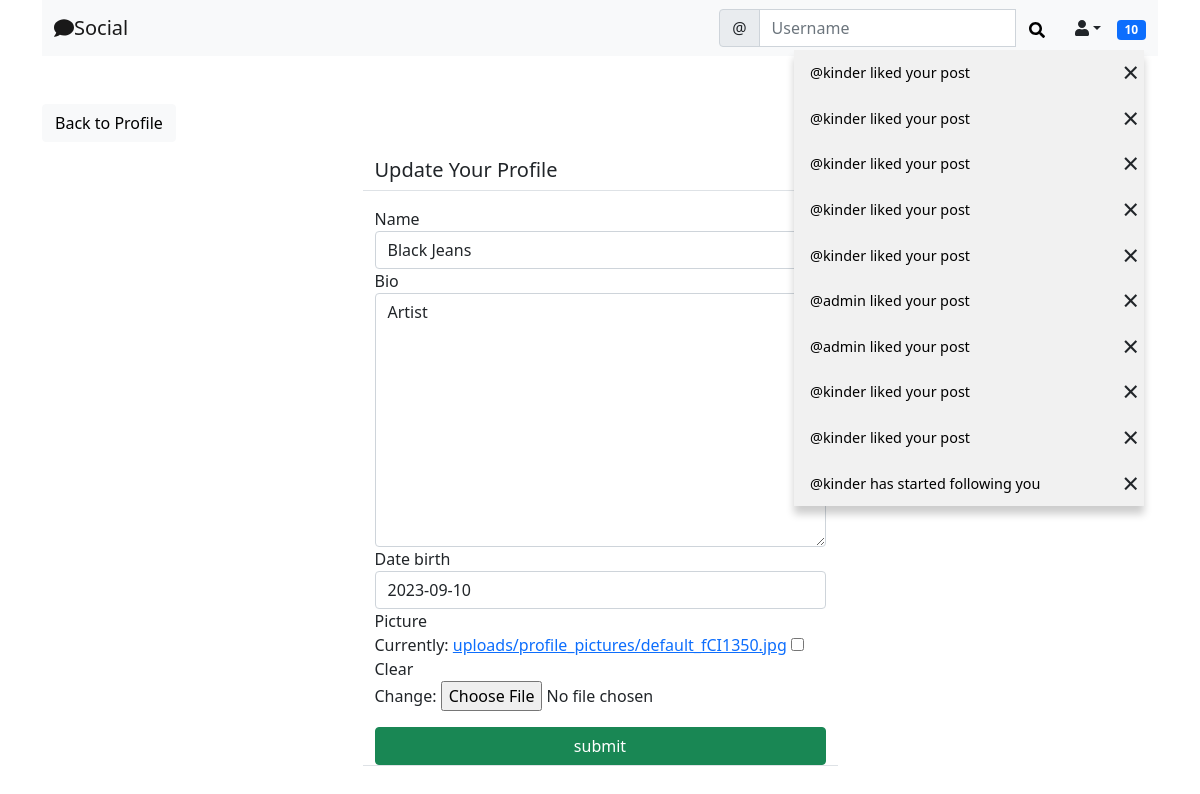
/social/profile/edit/6 (signed in), run on the app's committed database.
### social/models.py (models this page shows)
class Notification(models.Model):
    notification_type=models.IntegerField()
    to_user=models.ForeignKey(User,related_name='notification_to', on_delete=models.CASCADE,null=True)
    from_user=models.ForeignKey(User,related_name='notification_from', on_delete=models.CASCADE,null=True)
    post=models.ForeignKey(Post,related_name='+',blank=True,null=True, on_delete=models.CASCADE)
    comment=models.ForeignKey(Comment,related_name='+',blank=True,null=True, on_delete=models.CASCADE)
    date=models.DateTimeField(default=timezone.now)
    user_has_seen=models.BooleanField(default=False)

class UserProfile(models.Model):
    user=models.OneToOneField(User, verbose_name='user', on_delete=models.CASCADE,primary_key=True,related_name='profile',)
    name=models.CharField(max_length=30,blank=True,null=True)
    bio=models.TextField(max_length=500,blank=True,null=True)
    date_birth=models.DateField(null=True,blank=True)
    picture=models.ImageField(upload_to='uploads/profile_pictures',default='uploads/profile_picture/default.jpg',blank=True)
    followers=models.ManyToManyField(User,blank=True,related_name='followers')

### social/views.py (the view, shortened to what this page needs)
# urls.py: path('profile/edit/<int:pk>',ProfileEditView.as_view(),name='profile-edit'),
class ProfileEditView(LoginRequiredMixin,UserPassesTestMixin,UpdateView):
    model=UserProfile
    fields=['name','bio','date_birth','picture']
    template_name='social/profile_edit.html'
    def test_func(self):
        profile=self.get_object()
        return self.request.user==profile.user

### landing/templatetags/custom_tags.py (called while the page is built)
@register.inclusion_tag('social/show_notification.html',takes_context=True)
def show_notification(context):
    request_user=context['request'].user
    notifications=Notification.objects.filter(to_user=request_user).exclude(user_has_seen=True).order_by('-date')
    return {'notifications':notifications}

### social/templates/social/profile_edit.html (shortened to what this page needs)
{% extends 'landing/base.html' %}
{% load crispy_forms_tags %}
{% block content %}
<div class="container">
    <div class="row  mt-5">
        <div class="col-md-5 col-sm-6 ">
            <a href="{% url 'profile' object.pk %}" class="btn btn-light">Back to Profile</a>
        </div>
    </div>
    <div class="row justify-content-center mt-3">
        <div class="col-md-5 col-sm-12 border-bottom">
            <h5>Update Your Profile</h5>
        </div>
    </div>
    <div class="row justify-content-center mt-3">
        <div class="col-md-5 col-sm-12 border-bottom">
            <form method="post" enctype="multipart/form-data">
                {{form | crispy}}
                <div class="d-grid gap-2">
                    <button class="btn btn-success mt-3">
                        submit
                    </button>
                </form>
                </div>
        </div>
    </div>
{% endblock  %}

### social/templates/social/show_notification.html (shortened to what this page needs)
<div class="dropdown">
    <span class="badge bg-primary notification-badge" onclick="showNotification()">{{ notifications.count }}</span>
    <div class="dropdown-content " id="notification-container">
        {% for notification in notifications %}
            {% if notification.post %}
                {% if notification.notification_type == 1 %}
                <div class="dropdown-item-parent">
                    <a href="{% url "post-notification" notification.pk notification.post.pk %}">@{{ notification.from_user}} liked your post</a>
                    <span class="dropdown-item-close">&times;</span>
                </div>
                {% elif notification.notification_type == 2 %}
                <div class="dropdown-item-parent">
                    <a href="{% url "post-notification" notification.pk notification.post.pk %}">@{{ notification.from_user}} commented on your post</a>
                    <span class="dropdown-item-close">&times; </span>
                </div>
                {% endif %}
            {% else %}
            <div class="dropdown-item-parent">
                <a href="{% url "follow-notification" notification.pk notification.from_user.profile.pk %}">@{{ notification.from_user}} has started following you</a>
                <span class="dropdown-item-close">&times; </span>
            </div>
            {% endif %}
            {% endfor %}
        </div>
</div>

### static/css/style.css (style rules this page uses)
.notification-badge { transition: 0.3s; }
.dropdown { position: relative; display: inline-block; }
.dropdown-content { right: 2px; margin-top: 10px; position: absolute; background-color: #f1f1f1; min-width: 350px; box-shadow: 0px 8px 8px 0px rgba(0,0,0,0.2); z-index: 3; font-size: 0.9rem; }
.dropdown-content a { color: #000; padding: 12px 16px; text-decoration: none; display: block; }
.dropdown-item-parent { position: relative; display: block; }
.dropdown-item-close { position: absolute; top: 0; right: 0; font-size: 1.8rem; padding-right: 5px; transition: 0.3s; }

### data on the page
Notification: from_user "kinder"
Notification: from_user "kinder"
Notification: from_user "kinder"
Notification: from_user "kinder"
Notification: from_user "kinder"
Notification: from_user "admin"
Notification: from_user "admin"
Notification: from_user "kinder"
Notification: from_user "kinder"
Notification: from_user "kinder"
UserProfile: name "Black Jeans", bio "Artist", date_birth "2023-09-10"

### other printed values
{{ notifications.count }} "10"
